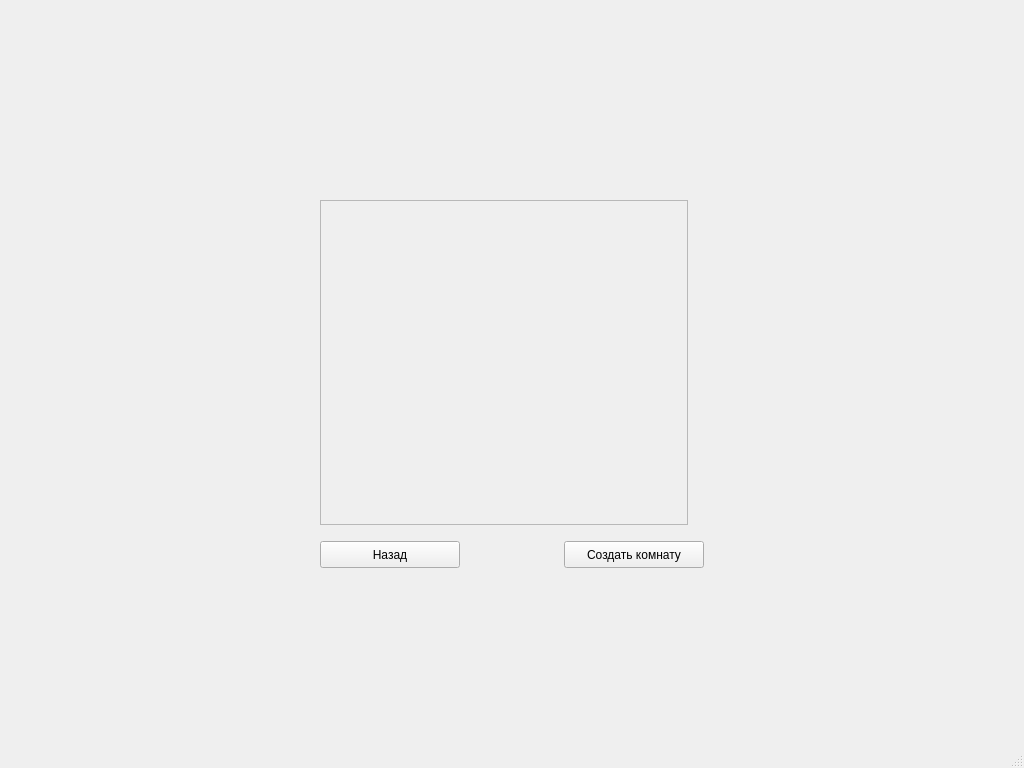
<?xml version="1.0" encoding="UTF-8"?>
<ui version="4.0">
 <class>ChoiceRoomWindow</class>
 <widget class="QMainWindow" name="ChoiceRoomWindow">
  <property name="geometry">
   <rect>
    <x>0</x>
    <y>0</y>
    <width>1024</width>
    <height>768</height>
   </rect>
  </property>
  <property name="windowTitle">
   <string>Онлайн игра. Выбор комнаты</string>
  </property>
  <widget class="QWidget" name="centralwidget">
   <widget class="QScrollArea" name="scrollArea">
    <property name="geometry">
     <rect>
      <x>320</x>
      <y>200</y>
      <width>368</width>
      <height>325</height>
     </rect>
    </property>
    <property name="frameShadow">
     <enum>QFrame::Plain</enum>
    </property>
    <property name="lineWidth">
     <number>5</number>
    </property>
    <property name="midLineWidth">
     <number>5</number>
    </property>
    <property name="widgetResizable">
     <bool>true</bool>
    </property>
    <widget class="QWidget" name="scrollAreaWidgetContents">
     <property name="geometry">
      <rect>
       <x>0</x>
       <y>0</y>
       <width>366</width>
       <height>323</height>
      </rect>
     </property>
    </widget>
   </widget>
   <widget class="QPushButton" name="buttonBack">
    <property name="geometry">
     <rect>
      <x>320</x>
      <y>541</y>
      <width>140</width>
      <height>27</height>
     </rect>
    </property>
    <property name="text">
     <string>Назад</string>
    </property>
   </widget>
   <widget class="QPushButton" name="buttonCreateRoom">
    <property name="geometry">
     <rect>
      <x>564</x>
      <y>541</y>
      <width>140</width>
      <height>27</height>
     </rect>
    </property>
    <property name="text">
     <string>Создать комнату</string>
    </property>
   </widget>
  </widget>
  <widget class="QMenuBar" name="menubar">
   <property name="geometry">
    <rect>
     <x>0</x>
     <y>0</y>
     <width>1024</width>
     <height>21</height>
    </rect>
   </property>
  </widget>
  <widget class="QStatusBar" name="statusbar"/>
 </widget>
 <resources/>
 <connections/>
</ui>
